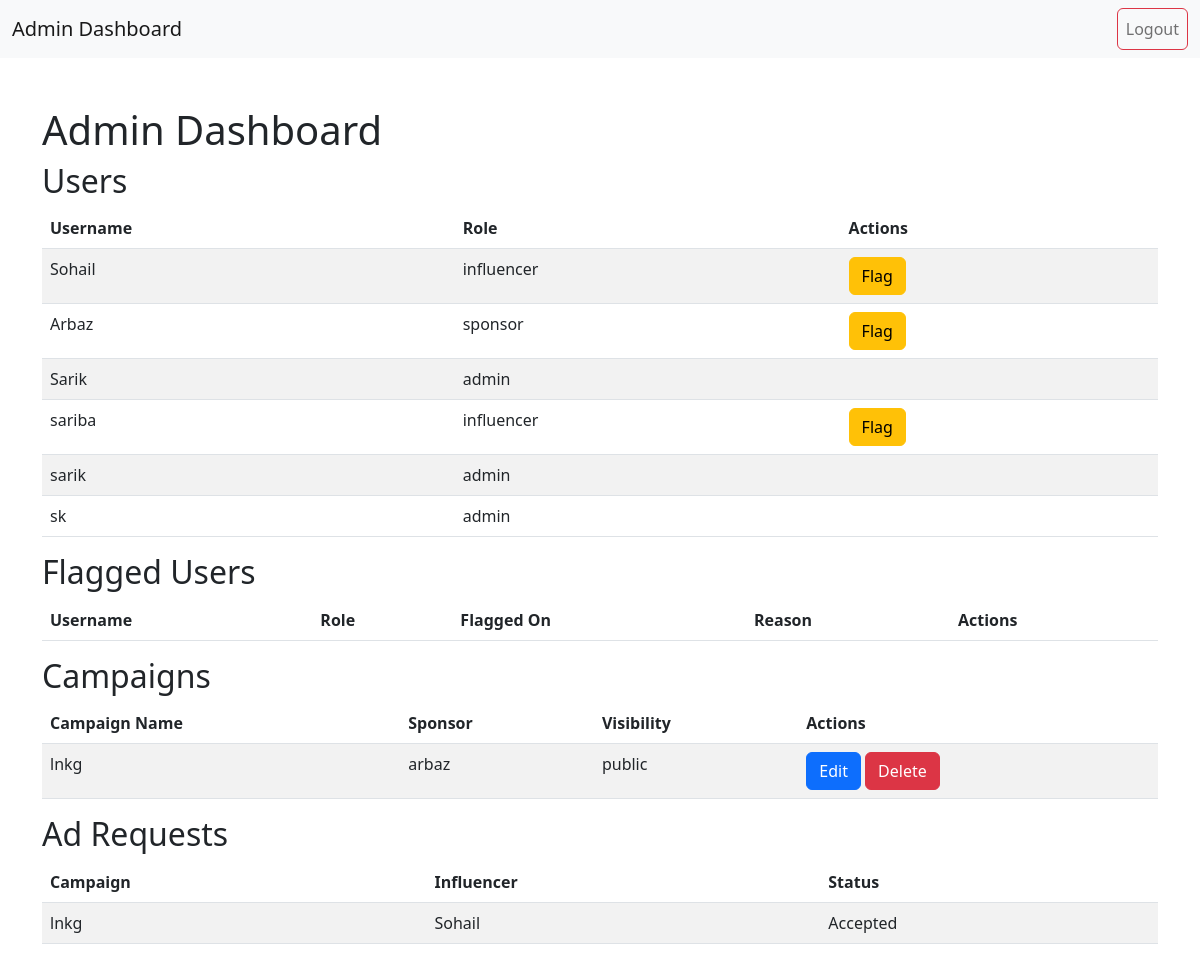
The app's page /admin/dashboard (signed in) with its own data.
### Code/models_2.py (models this page shows, shortened)
class User(db.Model,UserMixin):
    user_id = db.Column(db.Integer, primary_key=True)
    username = db.Column(db.String, nullable=False, unique=True)
    password = db.Column(db.String, nullable=False)
    role = db.Column(db.String, nullable=False)
    created_at = db.Column(db.DateTime, default=datetime.utcnow)
    sponsor = db.relationship('Sponsor', backref='user', uselist=False)
    influencer = db.relationship('Influencer', backref='user', uselist=False)
    flags = db.relationship('Flag', backref='user')
    @property
    def is_active(self):
        return True

class Campaign(db.Model):
    campaign_id = db.Column(db.Integer, primary_key=True)
    sponsor_id = db.Column(db.Integer, db.ForeignKey('sponsor.sponsor_id'), nullable=False)
    name = db.Column(db.String, nullable=False)
    description = db.Column(db.String, nullable=False)
    start_date = db.Column(db.Date, nullable=False)
    end_date = db.Column(db.Date, nullable=False)
    budget = db.Column(db.Numeric, nullable=False)
    visibility = db.Column(db.String, nullable=False)
    goals = db.Column(db.String, nullable=False)
    ad_requests = db.relationship('AdRequest', backref='campaign')

class Sponsor(db.Model):
    sponsor_id = db.Column(db.Integer, primary_key=True)
    user_id = db.Column(db.Integer, db.ForeignKey('user.user_id'), nullable=False)
    name = db.Column(db.String, nullable=False)
    industry = db.Column(db.String, nullable=False)
    budget = db.Column(db.Numeric, nullable=False)
    campaigns = db.relationship('Campaign', backref='sponsor')

class AdRequest(db.Model):
    ad_request_id = db.Column(db.Integer, primary_key=True)
    campaign_id = db.Column(db.Integer, db.ForeignKey('campaign.campaign_id'), nullable=False)
    influencer_id = db.Column(db.Integer, db.ForeignKey('influencer.influencer_id'), nullable=False)
    messages = db.Column(db.Text, nullable=False)
    requirements = db.Column(db.Text, nullable=False)
    payment_amount = db.Column(db.Numeric, nullable=False)
    status = db.Column(db.String(50), nullable=False, default='Pending')

class Influencer(db.Model):
    influencer_id = db.Column(db.Integer, primary_key=True)
    user_id = db.Column(db.Integer, db.ForeignKey('user.user_id'), nullable=False)
    name = db.Column(db.String, nullable=False)
    category = db.Column(db.String, nullable=False)
    niche = db.Column(db.String, nullable=False)
    reach = db.Column(db.Integer, nullable=False)
    ad_requests = db.relationship('AdRequest', backref='influencer')

### Code/app.py (the view)
@app.route('/admin/dashboard')
@login_required
def admin_dashboard():
    if current_user.role != 'admin':
        flash("You are not authorized to access this page.", "danger")
        return redirect(url_for('index'))
    flagged_user_ids = [flag.user_id for flag in Flag.query.all()]
    users = User.query.filter(~User.user_id.in_(flagged_user_ids)).all()
    campaigns = Campaign.query.all()
    ad_requests = AdRequest.query.all()
    flagged_users = Flag.query.all()
    return render_template('admin.html', users=users, campaigns=campaigns, ad_requests=ad_requests, flagged_users=flagged_users)

### Code/app.py (called while the page is built)
@login_manager.user_loader
def load_user(user_id):
    return User.query.get(int(user_id))

### Code/templates/admin.html (shortened to what this page needs)
<!DOCTYPE html>
<html lang="en">
<head>
    <link href="https://cdn.jsdelivr.net/npm/bootstrap@5.2.3/dist/css/bootstrap.min.css" rel="stylesheet">
</head>
<body>
    <nav class="navbar navbar-expand-lg navbar-light bg-light">
        <div class="container-fluid">
            <a class="navbar-brand" href="#">Admin Dashboard</a>
            <div class="collapse navbar-collapse justify-content-end">
                <ul class="navbar-nav">
                    <li class="nav-item">
                        <a class="nav-link btn btn-outline-danger" href="{{ url_for('logout') }}">Logout</a>
                    </li>
                </ul>
            </div>
        </div>
    </nav>
    <div class="container mt-5">
        <h1>Admin Dashboard</h1>
        <h2>Users</h2>
        <table class="table table-striped">
            <thead>
                <tr>
                    <th>Username</th>
                    <th>Role</th>
                    <th>Actions</th>
                </tr>
            </thead>
            <tbody>
                {% for user in users %}
                    <tr>
                        <td>{{ user.username }}</td>
                        <td>{{ user.role }}</td>
                        <td>
                            {% if user.role != 'admin' %}
                                <form action="{{ url_for('flag_user', user_id=user.user_id) }}" method="POST" style="display:inline;">
                                    <button type="submit" class="btn btn-warning">Flag</button>
                                </form>
                            {% endif %}
                        </td>
                    </tr>
                {% endfor %}
            </tbody>
        </table>
        <h2>Flagged Users</h2>
        <table class="table table-striped">
            <thead>
                <tr>
                    <th>Username</th>
                    <th>Role</th>
                    <th>Flagged On</th>
                    <th>Reason</th>
                    <th>Actions</th>
                </tr>
            </thead>
        </table>
        <h2>Campaigns</h2>
        <table class="table table-striped">
            <thead>
                <tr>
                    <th>Campaign Name</th>
                    <th>Sponsor</th>
                    <th>Visibility</th>
                    <th>Actions</th>
                </tr>
            </thead>
            <tbody>
                {% for campaign in campaigns %}
                    <tr>
                        <td>{{ campaign.name }}</td>
                        <td>{{ campaign.sponsor.name }}</td>
                        <td>{{ campaign.visibility }}</td>
                        <td>
                            <a href="{{ url_for('update_campaign', campaign_id=campaign.campaign_id) }}" class="btn btn-primary">Edit</a>
                            <form action="{{ url_for('delete_campaign', campaign_id=campaign.campaign_id) }}" method="POST" style="display:inline;">
                                <button type="submit" class="btn btn-danger">Delete</button>
                            </form>
                        </td>
                    </tr>
                {% endfor %}
            </tbody>
        </table>
        <h2>Ad Requests</h2>
        <table class="table table-striped">
            <thead>
                <tr>
                    <th>Campaign</th>
                    <th>Influencer</th>
                    <th>Status</th>
                </tr>
            </thead>
            <tbody>
                {% for ad_request in ad_requests %}
                    <tr>
                        <td>{{ ad_request.campaign.name }}</td>
                        <td>{{ ad_request.influencer.name }}</td>
                        <td>{{ ad_request.status }}</td>
                    </tr>
                {% endfor %}
            </tbody>
        </table>
    </div>
</body>
</html>

### records on screen
User: username "Sohail", role "influencer"
User: username "Arbaz", role "sponsor"
User: username "Sarik", role "admin"
User: username "sariba", role "influencer"
User: username "sarik", role "admin"
User: username "sk", role "admin"
Campaign: name "lnkg", sponsor.name "arbaz", visibility "public"
AdRequest: campaign.name "lnkg", influencer.name "Sohail", status "Accepted"
